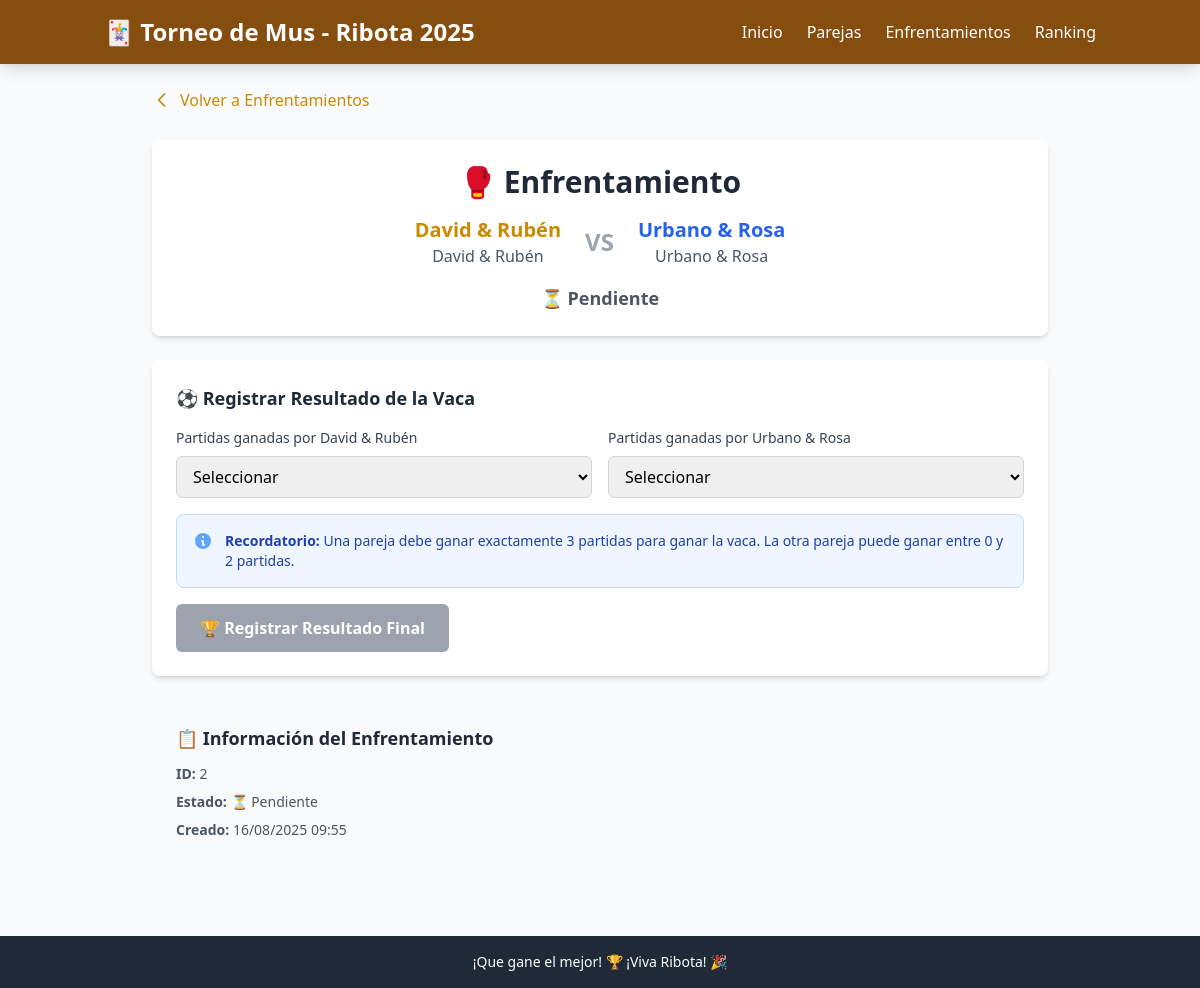
Page /matches/2 on the committed database.
### models.py (models this page shows)
class Team(Base):
    __tablename__ = "teams"
    id = Column(Integer, primary_key=True, index=True)
    name = Column(String, unique=True, index=True)
    player1 = Column(String)
    player2 = Column(String)
    created_at = Column(DateTime, server_default=func.now())
    matches_as_team1 = relationship("Match", foreign_keys="[Match.team1_id]", back_populates="team1")
    matches_as_team2 = relationship("Match", foreign_keys="[Match.team2_id]", back_populates="team2")
    won_matches = relationship("Match", foreign_keys="[Match.winner_id]", back_populates="winner")

class Match(Base):
    __tablename__ = "matches"
    id = Column(Integer, primary_key=True, index=True)
    team1_id = Column(Integer, ForeignKey("teams.id"))
    team2_id = Column(Integer, ForeignKey("teams.id"))
    status = Column(Enum(MatchStatus), default=MatchStatus.PENDING)
    winner_id = Column(Integer, ForeignKey("teams.id"), nullable=True)
    team1_games_won = Column(Integer, default=0)  # Partidas ganadas por team1
    team2_games_won = Column(Integer, default=0)  # Partidas ganadas por team2
    created_at = Column(DateTime, server_default=func.now())
    completed_at = Column(DateTime, nullable=True)
    team1 = relationship("Team", foreign_keys=[team1_id], back_populates="matches_as_team1")
    team2 = relationship("Team", foreign_keys=[team2_id], back_populates="matches_as_team2")
    winner = relationship("Team", foreign_keys=[winner_id], back_populates="won_matches")

### main.py (the view)
@app.get("/matches/{match_id}", response_class=HTMLResponse)
def match_detail(match_id: int, request: Request, db: Session = Depends(get_db)):
    match = db.query(Match).filter(Match.id == match_id).first()
    if not match:
        raise HTTPException(status_code=404, detail="Match not found")
    return templates.TemplateResponse("match_detail.html", {
        "request": request,
        "match": match
    })

### templates/match_detail.html (shortened to what this page needs)
{% extends "base.html" %}
{% block content %}
<div class="max-w-4xl mx-auto">
    <div class="mb-6">
        <a href="/matches"
           class="inline-flex items-center text-mus-600 hover:text-mus-700 transition-colors">
            <svg class="w-5 h-5 mr-2" fill="none" stroke="currentColor" viewBox="0 0 24 24">
                <path stroke-linecap="round" stroke-linejoin="round" stroke-width="2" d="M15 19l-7-7 7-7"></path>
            </svg>
            Volver a Enfrentamientos
        </a>
    </div>
    <div class="bg-white rounded-lg shadow-md p-6 mb-6">
        <div class="text-center">
            <h2 class="text-2xl md:text-3xl font-bold text-gray-800 mb-4">
                🥊 Enfrentamiento
            </h2>
            <div class="flex items-center justify-center space-x-6 mb-4">
                <div class="text-center">
                    <h3 class="text-xl font-bold text-mus-600">{{ match.team1.name }}</h3>
                    <p class="text-gray-600">
                        <span class="font-medium">{{ match.team1.player1 }}</span> &
                        <span class="font-medium">{{ match.team1.player2 }}</span>
                    </p>
                </div>
                <div class="text-2xl font-bold text-gray-400">VS</div>
                <div class="text-center">
                    <h3 class="text-xl font-bold text-blue-600">{{ match.team2.name }}</h3>
                    <p class="text-gray-600">
                        <span class="font-medium">{{ match.team2.player1 }}</span> &
                        <span class="font-medium">{{ match.team2.player2 }}</span>
                    </p>
                </div>
            </div>
            {% if match.status.value == 'completed' %}
                <div class="text-lg text-green-600 font-bold">
                    🎉 ¡{{ match.winner.name }} ganó la vaca {{ match.winner.id == match.team1_id and match.team1_games_won or match.team2_games_won }}-{{ match.winner.id == match.team1_id and match.team2_games_won or match.team1_games_won }}!
                </div>
            {% elif match.status.value == 'in_progress' %}
                <div class="text-lg text-orange-600 font-bold">
                    ⚡ En progreso
                </div>
            {% else %}
                <div class="text-lg text-gray-600 font-bold">
                    ⏳ Pendiente
                </div>
            {% endif %}
        </div>
    </div>
    {% if match.status.value != 'completed' %}
    <div class="bg-white rounded-lg shadow-md p-6 mb-6" x-data="matchResultForm()">
        <h3 class="text-lg font-semibold text-gray-800 mb-4">⚽ Registrar Resultado de la Vaca</h3>
        <form @submit.prevent="validateAndSubmit()" action="/matches/{{ match.id }}/set-result" method="post" class="space-y-4">
            <div class="grid grid-cols-1 md:grid-cols-2 gap-4">
                <div>
                    <label for="team1_games" class="block text-sm font-medium text-gray-700 mb-2">
                        Partidas ganadas por {{ match.team1.name }}
                    </label>
                    <select x-model="team1Games" id="team1_games" name="team1_games" required
                            @change="validateSelection()"
                            class="w-full px-3 py-2 border border-gray-300 rounded-md focus:outline-none focus:ring-2 focus:ring-mus-500 focus:border-mus-500">
                        <option value="">Seleccionar</option>
                    </select>
                </div>
                <div>
                    <label for="team2_games" class="block text-sm font-medium text-gray-700 mb-2">
                        Partidas ganadas por {{ match.team2.name }}
                    </label>
                    <select x-model="team2Games" id="team2_games" name="team2_games" required
                            @change="validateSelection()"
                            class="w-full px-3 py-2 border border-gray-300 rounded-md focus:outline-none focus:ring-2 focus:ring-mus-500 focus:border-mus-500">
                        <option value="">Seleccionar</option>
                    </select>
                </div>
            </div>
            <div class="bg-blue-50 border border-blue-200 rounded-lg p-4">
                <div class="flex items-start">
                    <div class="flex-shrink-0">
                        <svg class="w-5 h-5 text-blue-400" fill="currentColor" viewBox="0 0 20 20">
                            <path fill-rule="evenodd" d="M18 10a8 8 0 11-16 0 8 8 0 0116 0zm-7-4a1 1 0 11-2 0 1 1 0 012 0zM9 9a1 1 0 000 2v3a1 1 0 001 1h1a1 1 0 100-2v-3a1 1 0 00-1-1H9z" clip-rule="evenodd"></path>
                        </svg>
                    </div>
                    <div class="ml-3">
                        <p class="text-sm text-blue-800">
                            <strong>Recordatorio:</strong> Una pareja debe ganar exactamente 3 partidas para ganar la vaca. La otra pareja puede ganar entre 0 y 2 partidas.
                        </p>
                    </div>
                </div>
            </div>
            <button type="submit"
                    :disabled="!isValid || isSubmitting"
                    :class="isValid && !isSubmitting ? 'bg-green-600 hover:bg-green-700' : 'bg-gray-400 cursor-not-allowed'"
                    class="w-full md:w-auto text-white px-6 py-3 rounded-md font-semibold transition-colors">
                <span x-show="!isSubmitting">🏆 Registrar Resultado Final</span>
            </button>
        </form>
    </div>
    {% endif %}
    <div class="bg-gray-50 rounded-lg p-6">
        <h3 class="text-lg font-semibold text-gray-800 mb-3">📋 Información del Enfrentamiento</h3>
        <div class="space-y-2 text-sm text-gray-600">
            <p><strong>ID:</strong> {{ match.id }}</p>
            <p><strong>Estado:</strong>
                {% if match.status.value == 'completed' %}
                    ✅ Completado
                {% elif match.status.value == 'in_progress' %}
                    ⚡ En progreso
                {% else %}
                    ⏳ Pendiente
                {% endif %}
            </p>
            <p><strong>Creado:</strong> {{ match.created_at.strftime('%d/%m/%Y %H:%M') if match.created_at else 'N/A' }}</p>
        </div>
    </div>
</div>
{% endblock %}

### rows in the picture
Team: team1.name "David & Rubén", team1.player1 "David", team1.player2 "Rubén"
Team: team2.name "Urbano & Rosa", team2.player1 "Urbano", team2.player2 "Rosa"
Match: id "2", created_at "16/08/2025 09:55"
